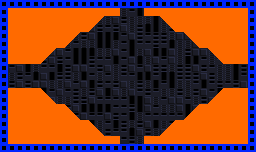

Tiled map render using the project's own tile images. Description and the map definition, with tile-layer contents summarised, below:
An orthogonal 32x19 tile map with 8x8 px tiles, 11 tile layers (Frame, Background, Geometry_Prototype, GeometryBackground, ...), 2 hidden layers not drawn, 3 tilesets and 142 objects.

<map version="1.0.0" orientation="orthogonal" renderorder="left-down" width="32" height="19" tilewidth="8" tileheight="8" nextobjectid="1">
 <tileset firstgid="1" source="exported_tilesets/Prototype Orange.tsx" />
 <tileset firstgid="86" name="Zeta" tilewidth="8" tileheight="8" spacing="1" margin="1" tilecount="176" columns="4">
  <image source="../Sprites/geometry/zeta_complex/zeta_complex.png" width="37" height="397" />
  <terraintypes>
   <terrain name="Purple" tile="-1" />
  </terraintypes>
  <tile id="0">
   <objectgroup draworder="index">
    <object id="1" x="0" y="0" width="8" height="8" />
   </objectgroup>
  </tile>
  <tile id="1">
   <objectgroup draworder="index">
    <object id="1" x="0" y="0" width="8" height="8" />
   </objectgroup>
  </tile>
  <tile id="2" terrain="0,,0,">
   <objectgroup draworder="index">
    <object id="2" x="0" y="0" width="8" height="8" />
   </objectgroup>
  </tile>
  <tile id="3">
   <objectgroup draworder="index">
    <object id="1" x="0" y="0" width="8" height="8" />
   </objectgroup>
  </tile>
  <tile id="4">
   <objectgroup draworder="index">
    <object id="1" x="0" y="0" width="8" height="8" />
   </objectgroup>
  </tile>
  <tile id="5" terrain="0,0,0,0">
   <objectgroup draworder="index">
    <object id="1" x="0" y="0" width="8" height="8" />
   </objectgroup>
  </tile>
  <tile id="6" terrain="0,0,0,0">
   <objectgroup draworder="index">
    <object id="1" x="0" y="0" width="8" height="8" />
   </objectgroup>
  </tile>
  <tile id="7" terrain="0,0,,">
   <objectgroup draworder="index">
    <object id="1" x="0" y="0" width="8" height="8" />
   </objectgroup>
  </tile>
  <tile id="8" terrain="0,,,">
   <objectgroup draworder="index">
    <object id="2" x="0" y="0">
     <polygon points="0,0 0,8 8,0" />
    </object>
   </objectgroup>
  </tile>
  <tile id="9" terrain=",,0,">
   <objectgroup draworder="index">
    <object id="2" x="0" y="0">
     <polygon points="0,0 0,8 8,8" />
    </object>
   </objectgroup>
  </tile>
  <tile id="10" terrain=",,0,0">
   <objectgroup draworder="index">
    <object id="1" x="0" y="0" width="8" height="8" />
   </objectgroup>
  </tile>
  <tile id="11" terrain=",,,0">
   <objectgroup draworder="index">
    <object id="3" x="0" y="8">
     <polygon points="0,0 8,-8 8,0 0,0" />
    </object>
   </objectgroup>
  </tile>
  <tile id="12">
   <objectgroup draworder="index">
    <object id="1" x="0" y="0" width="8" height="8" />
   </objectgroup>
  </tile>
  <tile id="13" terrain=",0,,0">
   <objectgroup draworder="index">
    <object id="1" x="0" y="0" width="8" height="8" />
   </objectgroup>
  </tile>
  <tile id="14" terrain=",0,,">
   <objectgroup draworder="index">
    <!-- 1 objects omitted --></objectgroup>
  </tile>
  <tile id="15">
   <objectgroup draworder="index">
    <!-- 1 objects omitted --></objectgroup>
  </tile>
  <tile id="16">
   <objectgroup draworder="index">
    <!-- 1 objects omitted --></objectgroup>
  </tile>
  <tile id="17">
   <objectgroup draworder="index">
    <!-- 1 objects omitted --></objectgroup>
  </tile>
  <tile id="18">
   <objectgroup draworder="index">
    <!-- 1 objects omitted --></objectgroup>
  </tile>
  <tile id="19">
   <objectgroup draworder="index">
    <!-- 1 objects omitted --></objectgroup>
  </tile>
  <tile id="20">
   <objectgroup draworder="index">
    <!-- 1 objects omitted --></objectgroup>
  </tile>
  <tile id="21">
   <objectgroup draworder="index">
    <!-- 1 objects omitted --></objectgroup>
  </tile>
  <tile id="22">
   <objectgroup draworder="index">
    <!-- 1 objects omitted --></objectgroup>
  </tile>
  <tile id="23">
   <objectgroup draworder="index">
    <!-- 1 objects omitted --></objectgroup>
  </tile>
  <tile id="24">
   <objectgroup draworder="index">
    <!-- 1 objects omitted --></objectgroup>
  </tile>
  <tile id="25">
   <objectgroup draworder="index">
    <!-- 1 objects omitted --></objectgroup>
  </tile>
  <tile id="26">
   <objectgroup draworder="index">
    <!-- 1 objects omitted --></objectgroup>
  </tile>
  <tile id="27">
   <objectgroup draworder="index">
    <!-- 1 objects omitted --></objectgroup>
  </tile>
  <tile id="28">
   <objectgroup draworder="index">
    <!-- 1 objects omitted --></objectgroup>
  </tile>
  <tile id="29">
   <objectgroup draworder="index">
    <!-- 1 objects omitted --></objectgroup>
  </tile>
  <tile id="30">
   <objectgroup draworder="index">
    <!-- 1 objects omitted --></objectgroup>
  </tile>
  <tile id="31">
   <objectgroup draworder="index">
    <!-- 1 objects omitted --></objectgroup>
  </tile>
  <tile id="32">
   <objectgroup draworder="index">
    <!-- 1 objects omitted --></objectgroup>
  </tile>
  <tile id="33">
   <objectgroup draworder="index">
    <!-- 1 objects omitted --></objectgroup>
  </tile>
  <tile id="34">
   <objectgroup draworder="index">
    <!-- 1 objects omitted --></objectgroup>
  </tile>
  <tile id="35">
   <objectgroup draworder="index">
    <!-- 1 objects omitted --></objectgroup>
  </tile>
  <tile id="36">
   <objectgroup draworder="index">
    <!-- 1 objects omitted --></objectgroup>
  </tile>
  <tile id="37">
   <objectgroup draworder="index">
    <!-- 1 objects omitted --></objectgroup>
  </tile>
  <tile id="38">
   <objectgroup draworder="index">
    <!-- 1 objects omitted --></objectgroup>
  </tile>
  <tile id="39">
   <objectgroup draworder="index">
    <!-- 1 objects omitted --></objectgroup>
  </tile>
  <tile id="40">
   <objectgroup draworder="index">
    <!-- 1 objects omitted --></objectgroup>
  </tile>
  <tile id="41">
   <objectgroup draworder="index">
    <!-- 1 objects omitted --></objectgroup>
  </tile>
  <tile id="42">
   <objectgroup draworder="index">
    <!-- 1 objects omitted --></objectgroup>
  </tile>
  <tile id="43">
   <objectgroup draworder="index">
    <!-- 1 objects omitted --></objectgroup>
  </tile>
  <tile id="44">
   <objectgroup draworder="index">
    <!-- 1 objects omitted --></objectgroup>
  </tile>
  <tile id="45">
   <objectgroup draworder="index">
    <!-- 1 objects omitted --></objectgroup>
  </tile>
  <tile id="46">
   <objectgroup draworder="index">
    <!-- 1 objects omitted --></objectgroup>
  </tile>
  <tile id="47">
   <objectgroup draworder="index">
    <!-- 1 objects omitted --></objectgroup>
  </tile>
  <tile id="48">
   <objectgroup draworder="index">
    <!-- 1 objects omitted --></objectgroup>
  </tile>
  <tile id="49">
   <objectgroup draworder="index">
    <!-- 1 objects omitted --></objectgroup>
  </tile>
  <tile id="50">
   <objectgroup draworder="index">
    <!-- 1 objects omitted --></objectgroup>
  </tile>
  <tile id="51">
   <objectgroup draworder="index">
    <!-- 1 objects omitted --></objectgroup>
  </tile>
  <tile id="52">
   <objectgroup draworder="index">
    <!-- 4 objects omitted --></objectgroup>
  </tile>
  <tile id="53">
   <objectgroup draworder="index">
    <!-- 2 objects omitted --></objectgroup>
  </tile>
  <tile id="54">
   <objectgroup draworder="index">
    <!-- 1 objects omitted --></objectgroup>
  </tile>
  <tile id="55">
   <objectgroup draworder="index">
    <!-- 4 objects omitted --></objectgroup>
  </tile>
  <tile id="56">
   <objectgroup draworder="index">
    <!-- 1 objects omitted --></objectgroup>
  </tile>
  <tile id="57">
   <objectgroup draworder="index">
    <!-- 1 objects omitted --></objectgroup>
  </tile>
  <tile id="63">
   <objectgroup draworder="index">
    <!-- 1 objects omitted --></objectgroup>
  </tile>
  <tile id="64">
   <objectgroup draworder="index">
    <!-- 1 objects omitted --></objectgroup>
  </tile>
  <tile id="65">
   <objectgroup draworder="index">
    <!-- 1 objects omitted --></objectgroup>
  </tile>
  <tile id="66">
   <objectgroup draworder="index">
    <!-- 1 objects omitted --></objectgroup>
  </tile>
  <tile id="67">
   <objectgroup draworder="index">
    <!-- 1 objects omitted --></objectgroup>
  </tile>
  <tile id="68">
   <objectgroup draworder="index">
    <!-- 1 objects omitted --></objectgroup>
  </tile>
  <tile id="69">
   <objectgroup draworder="index">
    <!-- 1 objects omitted --></objectgroup>
  </tile>
  <tile id="70">
   <objectgroup draworder="index">
    <!-- 1 objects omitted --></objectgroup>
  </tile>
  <tile id="71">
   <objectgroup draworder="index">
    <!-- 1 objects omitted --></objectgroup>
  </tile>
  <tile id="72">
   <objectgroup draworder="index">
    <!-- 1 objects omitted --></objectgroup>
  </tile>
  <tile id="73">
   <objectgroup draworder="index">
    <!-- 1 objects omitted --></objectgroup>
  </tile>
  <tile id="74">
   <objectgroup draworder="index">
    <!-- 1 objects omitted --></objectgroup>
  </tile>
  <tile id="75">
   <objectgroup draworder="index">
    <!-- 1 objects omitted --></objectgroup>
  </tile>
  <tile id="76">
   <objectgroup draworder="index">
    <!-- 1 objects omitted --></objectgroup>
  </tile>
  <tile id="77">
   <objectgroup draworder="index">
    <!-- 1 objects omitted --></objectgroup>
  </tile>
  <tile id="78">
   <objectgroup draworder="index">
    <!-- 1 objects omitted --></objectgroup>
  </tile>
  <tile id="79">
   <objectgroup draworder="index">
    <!-- 1 objects omitted --></objectgroup>
  </tile>
  <tile id="80">
   <objectgroup draworder="index">
    <!-- 1 objects omitted --></objectgroup>
  </tile>
  <tile id="81">
   <objectgroup draworder="index">
    <!-- 1 objects omitted --></objectgroup>
  </tile>
  <tile id="82">
   <objectgroup draworder="index">
    <!-- 1 objects omitted --></objectgroup>
  </tile>
  <tile id="83">
   <objectgroup draworder="index" />
  </tile>
  <tile id="94">
   <objectgroup draworder="index">
    <!-- 1 objects omitted --></objectgroup>
  </tile>
  <tile id="104">
   <objectgroup draworder="index">
    <!-- 1 objects omitted --></objectgroup>
  </tile>
  <tile id="105">
   <objectgroup draworder="index">
    <!-- 1 objects omitted --></objectgroup>
  </tile>
  <tile id="106">
   <objectgroup draworder="index">
    <!-- 1 objects omitted --></objectgroup>
  </tile>
  <tile id="107">
   <objectgroup draworder="index">
    <!-- 1 objects omitted --></objectgroup>
  </tile>
  <tile id="108">
   <objectgroup draworder="index">
    <!-- 1 objects omitted --></objectgroup>
  </tile>
  <tile id="109">
   <objectgroup draworder="index">
    <!-- 1 objects omitted --></objectgroup>
  </tile>
  <tile id="110">
   <objectgroup draworder="index">
    <!-- 1 objects omitted --></objectgroup>
  </tile>
  <tile id="111">
   <objectgroup draworder="index">
    <!-- 1 objects omitted --></objectgroup>
  </tile>
  <tile id="112">
   <objectgroup draworder="index">
    <!-- 1 objects omitted --></objectgroup>
  </tile>
  <tile id="113">
   <objectgroup draworder="index">
    <!-- 1 objects omitted --></objectgroup>
  </tile>
  <tile id="114">
   <objectgroup draworder="index">
    <!-- 1 objects omitted --></objectgroup>
  </tile>
  <tile id="115">
   <objectgroup draworder="index">
    <!-- 1 objects omitted --></objectgroup>
  </tile>
  <tile id="116">
   <objectgroup draworder="index">
    <!-- 1 objects omitted --></objectgroup>
  </tile>
  <tile id="117">
   <objectgroup draworder="index">
    <!-- 1 objects omitted --></objectgroup>
  </tile>
  <tile id="118">
   <objectgroup draworder="index">
    <!-- 1 objects omitted --></objectgroup>
  </tile>
  <tile id="119">
   <objectgroup draworder="index">
    <!-- 1 objects omitted --></objectgroup>
  </tile>
  <tile id="120">
   <objectgroup draworder="index">
    <!-- 1 objects omitted --></objectgroup>
  </tile>
  <tile id="121">
   <objectgroup draworder="index">
    <!-- 1 objects omitted --></objectgroup>
  </tile>
  <tile id="122">
   <objectgroup draworder="index">
    <!-- 1 objects omitted --></objectgroup>
  </tile>
  <tile id="123">
   <objectgroup draworder="index">
    <!-- 1 objects omitted --></objectgroup>
  </tile>
  <tile id="124">
   <objectgroup draworder="index">
    <!-- 1 objects omitted --></objectgroup>
  </tile>
  <tile id="125">
   <objectgroup draworder="index">
    <!-- 1 objects omitted --></objectgroup>
  </tile>
  <tile id="126">
   <objectgroup draworder="index">
    <!-- 1 objects omitted --></objectgroup>
  </tile>
  <tile id="127">
   <objectgroup draworder="index">
    <!-- 1 objects omitted --></objectgroup>
  </tile>
  <tile id="128">
   <objectgroup draworder="index">
    <!-- 1 objects omitted --></objectgroup>
  </tile>
  <tile id="129">
   <objectgroup draworder="index">
    <!-- 1 objects omitted --></objectgroup>
  </tile>
  <tile id="130">
   <objectgroup draworder="index">
    <!-- 1 objects omitted --></objectgroup>
  </tile>
  <tile id="131">
   <objectgroup draworder="index">
    <!-- 1 objects omitted --></objectgroup>
  </tile>
  <tile id="143">
   <objectgroup draworder="index">
    <!-- 1 objects omitted --></objectgroup>
  </tile>
  <tile id="144">
   <objectgroup draworder="index">
    <!-- 1 objects omitted --></objectgroup>
  </tile>
  <tile id="147">
   <objectgroup draworder="index">
    <!-- 1 objects omitted --></objectgroup>
  </tile>
  <tile id="148">
   <objectgroup draworder="index">
    <!-- 1 objects omitted --></objectgroup>
  </tile>
  <tile id="149">
   <objectgroup draworder="index">
    <!-- 1 objects omitted --></objectgroup>
  </tile>
  <tile id="150">
   <objectgroup draworder="index">
    <!-- 1 objects omitted --></objectgroup>
  </tile>
  <tile id="151">
   <objectgroup draworder="index">
    <!-- 1 objects omitted --></objectgroup>
  </tile>
  <tile id="152">
   <objectgroup draworder="index">
    <!-- 1 objects omitted --></objectgroup>
  </tile>
  <tile id="153">
   <objectgroup draworder="index">
    <!-- 1 objects omitted --></objectgroup>
  </tile>
  <tile id="154">
   <objectgroup draworder="index">
    <!-- 1 objects omitted --></objectgroup>
  </tile>
  <tile id="155">
   <objectgroup draworder="index">
    <!-- 1 objects omitted --></objectgroup>
  </tile>
  <tile id="156">
   <objectgroup draworder="index">
    <!-- 1 objects omitted --></objectgroup>
  </tile>
  <tile id="157">
   <objectgroup draworder="index">
    <!-- 1 objects omitted --></objectgroup>
  </tile>
  <tile id="158">
   <objectgroup draworder="index">
    <!-- 1 objects omitted --></objectgroup>
  </tile>
  <tile id="159">
   <objectgroup draworder="index">
    <!-- 1 objects omitted --></objectgroup>
  </tile>
  <tile id="160">
   <objectgroup draworder="index">
    <!-- 1 objects omitted --></objectgroup>
  </tile>
  <tile id="161">
   <objectgroup draworder="index">
    <!-- 1 objects omitted --></objectgroup>
  </tile>
  <tile id="162">
   <objectgroup draworder="index">
    <!-- 1 objects omitted --></objectgroup>
  </tile>
  <tile id="163">
   <objectgroup draworder="index">
    <!-- 1 objects omitted --></objectgroup>
  </tile>
  <tile id="164">
   <objectgroup draworder="index">
    <!-- 1 objects omitted --></objectgroup>
  </tile>
  <tile id="165">
   <objectgroup draworder="index">
    <!-- 1 objects omitted --></objectgroup>
  </tile>
  <tile id="166">
   <objectgroup draworder="index">
    <!-- 1 objects omitted --></objectgroup>
  </tile>
  <tile id="167">
   <objectgroup draworder="index">
    <!-- 1 objects omitted --></objectgroup>
  </tile>
  <tile id="168">
   <objectgroup draworder="index">
    <!-- 1 objects omitted --></objectgroup>
  </tile>
  <tile id="169">
   <objectgroup draworder="index">
    <!-- 1 objects omitted --></objectgroup>
  </tile>
  <tile id="170">
   <objectgroup draworder="index">
    <!-- 1 objects omitted --></objectgroup>
  </tile>
  <tile id="171">
   <objectgroup draworder="index">
    <!-- 1 objects omitted --></objectgroup>
  </tile>
  <tile id="172">
   <objectgroup draworder="index">
    <!-- 1 objects omitted --></objectgroup>
  </tile>
 </tileset>
 <tileset firstgid="262" source="exported_tilesets/Saigo Station.tsx" />
 <layer name="Frame" width="32" height="19">
  <properties>
   <property name="unity:ignore" value="collision" />
   <property name="unity:sortingLayerName" value="GeometryBG" />
   <property name="unity:sortingOrder" value="-10" />
  </properties>
  <data>[608 cells, 98 non-empty, 1 distinct tile ids]</data>
 </layer>
 <layer name="Background" width="32" height="19">
  <properties>
   <property name="unity:ignore" value="collision" />
   <property name="unity:sortingLayerName" value="Background" />
  </properties>
  <data>[608 cells, 510 non-empty, 5 distinct tile ids]</data>
 </layer>
 <layer name="ParalaxBG" width="32" height="19" visible="0">
  <properties>
   <property name="unity:ignore" value="collision" />
   <property name="unity:sortingLayerName" value="ParalaxBG" />
   <property name="unity:tag" value="TiledParalax" />
  </properties>
  <data>[608 cells, 0 non-empty, 0 distinct tile ids]</data>
 </layer>
 <layer name="ParalaxFG" width="32" height="19" visible="0">
  <properties>
   <property name="unity:ignore" value="collision" />
   <property name="unity:sortingLayerName" value="ParalaxFG" />
   <property name="unity:tag" value="TiledParalax" />
  </properties>
  <data>[608 cells, 0 non-empty, 0 distinct tile ids]</data>
 </layer>
 <layer name="Geometry_Prototype" width="32" height="19">
  <properties>
   <property name="unity:layer" value="Geometry" />
   <property name="unity:sortingLayerName" value="Geometry" />
  </properties>
  <data>[608 cells, 246 non-empty, 2 distinct tile ids]</data>
 </layer>
 <layer name="GeometryBackground" width="32" height="19">
  <properties>
   <property name="unity:ignore" value="collision" />
   <property name="unity:sortingLayerName" value="GeometryBG" />
   <property name="unity:sortingOrder" value="-10" />
  </properties>
  <data>[608 cells, 0 non-empty, 0 distinct tile ids]</data>
 </layer>
 <layer name="GeometryDestroyable" width="32" height="19">
  <properties>
   <property name="unity:layer" value="Geometry" />
   <property name="unity:sortingLayerName" value="Geometry" />
  </properties>
  <data>[608 cells, 0 non-empty, 0 distinct tile ids]</data>
 </layer>
 <layer name="Geometry" width="32" height="19">
  <properties>
   <property name="unity:layer" value="Geometry" />
   <property name="unity:sortingLayerName" value="Geometry" />
  </properties>
  <data>[608 cells, 0 non-empty, 0 distinct tile ids]</data>
 </layer>
 <layer name="GeometryForeground" width="32" height="19">
  <properties>
   <property name="unity:layer" value="Geometry" />
   <property name="unity:sortingLayerName" value="Geometry" />
  </properties>
  <data>[608 cells, 0 non-empty, 0 distinct tile ids]</data>
 </layer>
 <layer name="Items - HIDE ME" width="32" height="19">
  <properties>
   <property name="unity:layer" value="Geometry" />
   <property name="unity:sortingLayerName" value="Items" />
   <property name="unity:sortingOrder" type="int" value="-5" />
  </properties>
  <data>[608 cells, 0 non-empty, 0 distinct tile ids]</data>
 </layer>
 <layer name="Foreground" width="32" height="19">
  <properties>
   <property name="unity:ignore" value="collision" />
   <property name="unity:sortingLayerName" value="Foreground" />
  </properties>
  <data>[608 cells, 0 non-empty, 0 distinct tile ids]</data>
 </layer>
 <layer name="Foreground2" width="32" height="19">
  <properties>
   <property name="unity:ignore" value="collision" />
   <property name="unity:sortingLayerName" value="Foreground" />
   <property name="unity:sortingOrder" type="int" value="10" />
  </properties>
  <data>[608 cells, 0 non-empty, 0 distinct tile ids]</data>
 </layer>
 <layer name="Foreground3" width="32" height="19">
  <properties>
   <property name="unity:ignore" value="collision" />
   <property name="unity:sortingLayerName" value="Foreground" />
   <property name="unity:sortingOrder" type="int" value="20" />
  </properties>
  <data>[608 cells, 0 non-empty, 0 distinct tile ids]</data>
 </layer>
</map>
<!-- 128 of 142 objects omitted -->
